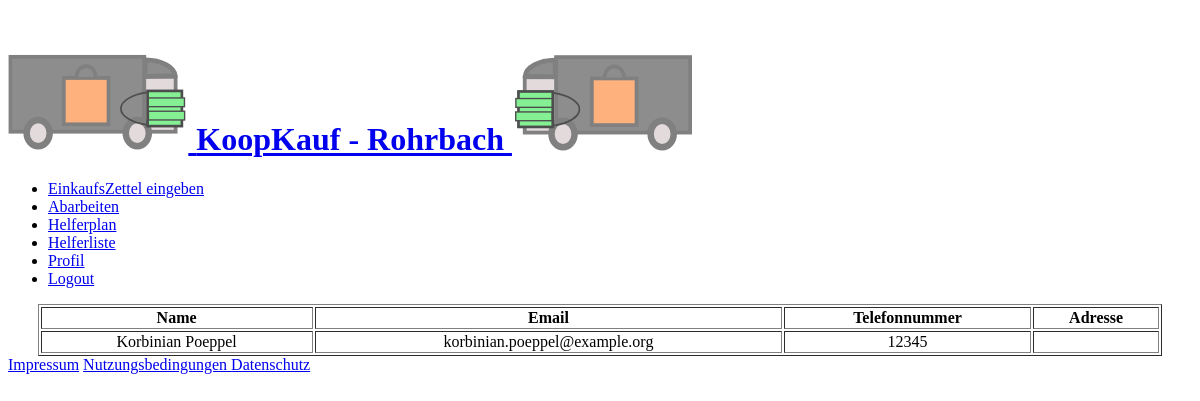
Before: /helperlist (signed in) with the older database file.
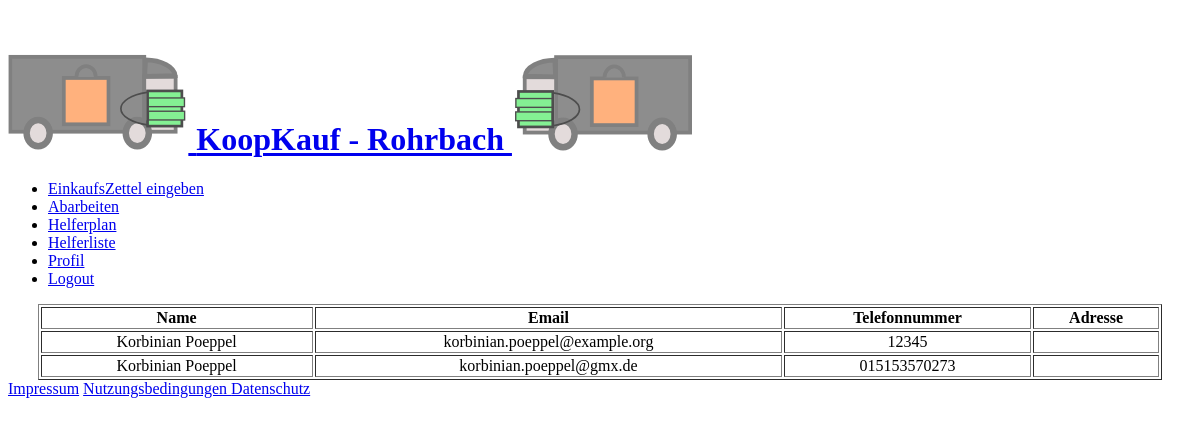
After: the same page with the newer database file.
### shoppinglist/models.py (models this page shows)
class User(AbstractUser):
    number = models.CharField(blank=True, default='', max_length=30)
    name = models.CharField(max_length=100)
    USERNAME_FIELD = 'email'
    email = models.EmailField(_('email address'), unique=True)
    address = models.TextField()
    REQUIRED_FIELDS = ['username', 'number']
    def __str__(self):
        return self.email

### shoppinglist/views.py (the view)
# urls.py: path(r'helperlist', views.helperlist_view),
def helperlist_view(request):
    user = request.user
    if user.is_authenticated:
        helpers = User.objects.all()
        print(helpers)
        return render(request,
                      'helperlist.html',
                      {'user': request.user,
                       'helpers': helpers})
    else:
        return render(request,
                      'helperlist.html',
                      {'user': user})

### shoppinglist/templates/helperlist.html (shortened to what this page needs)
{% extends "base.html" %}
{% load i18n %}
{% block main %}
{% if user.is_authenticated %}
<div class="helper-list">
  <table border="1" style="width:95%; text-align:center;margin: 0px auto;">
        <tr>
          <th> Name </th>
          <th> Email </th>
          <th> Telefonnummer </th>
          <th> Adresse </th>
        </tr>
        {% for helper in helpers %}
        <tr>
            <td> {{ helper.first_name }} {{ helper.last_name }} </td>
            <td> {{ helper.email }} </td>
            <td> {{ helper.number }} </td>
            <td> {{ helper.address }} </td>
        </tr>
        {% endfor %}
  </table>
</div>
{% else %}
{% trans "You are not logged in." %}
{% endif %}
{% endblock %}

### shoppinglist/templates/base.html (shortened to what this page needs)
<!doctype html>
{% load i18n %}
{% load sass_tags %}
{% load static %}
<html>
  <head>
    <link href="{% sass_src 'css/style.scss' %}" rel="stylesheet" type="text/css">
  </head>
  <body>
      <header class="card-panel teal lighten-2">
        <a href="/"><h1> <img style="transform: scaleX(-1)" src="{% static 'logo/KoopKauf.svg' %}"> KoopKauf - Rohrbach <img src="{% static 'logo/KoopKauf.svg' %}"></h1></a>
      </header>
      <nav>
            <ul id='Navigation'>
              <li class=''>
                <a target='_top' href="/shoppinglist">{% trans "EinkaufsZettel eingeben"%}</a>
              </li>
                {% if user.is_authenticated %}
                <li class=''>
                    <a target='_top' href="/work">{% trans "Abarbeiten" %}</a>
                </li>
              <li class=''>
                  <a target='_top' href="/plan">{% trans "Helferplan" %}</a>
              </li>
              <li class=''>
                  <a target='_top' href="/helperlist">{% trans "Helferliste" %}</a>
              </li>
              <li class=''>
                <a target='_top' href="/accounts/profile">{% trans "Profil" %}</a>
              </li>
              <li class=''>
                <a target='_top' href="/accounts/logout">{% trans "Logout"%}</a>
              </li>
                {% endif %}
            </ul>
        </nav>
        <main>
            {% block main %}{% endblock %}
        </main>
      <footer>
        <a href='/impressum'>Impressum</a>
        <a href="/rules"> Nutzungsbedingungen </a>
        <a href='/privacy'> Datenschutz </a>
      </footer>
  </body>
</html>

Changed rows visible on the page:
added User: first_name "Korbinian", last_name "Poeppel", email "korbinian.poeppel@gmx.de", number "015153570273"
